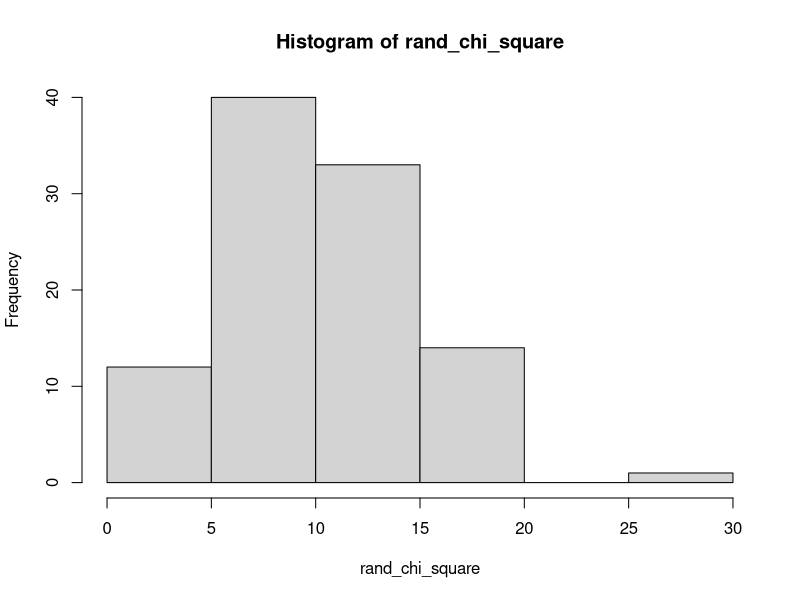

Source code (R):
#Soal 4
#Diketahui nilai x = 2 dan v = 10. Tentukan:

x <- 2
v <- 10

#4a Fungsi Probabilitas dari Distribusi Chi-Square.

#rumus fungsi probabilitas distribusi chi square adalah
chi_square <- (x^(v/2 - 1) * exp(-x/2)) / (2^(v/2) * gamma(v/2))
print(chi_square)

#atau bisa menggunakan
dchisq(x, v, ncp = 0)

#4b Histogram dari Distribusi Chi-Square dengan 100 data random.

rand_chi_square <- rchisq(n = 100, df = v)
hist(rand_chi_square)

#4c Nilai Rataan dan Varian dari Distribusi Chi-Square.

#rumus rataan distribusi chi square
rataan <- v

#rumus varian distribusi chi square
varian <- 2 * v

print(rataan)
print(varian)


